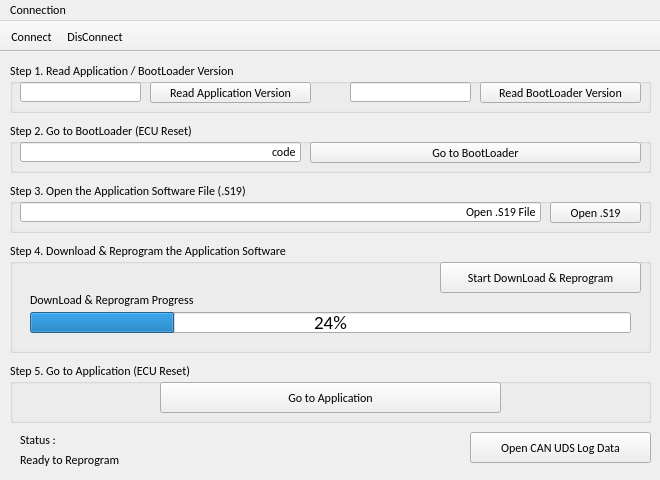
<?xml version="1.0" encoding="UTF-8"?>
<ui version="4.0">
 <class>MainWindow</class>
 <widget class="QMainWindow" name="MainWindow">
  <property name="geometry">
   <rect>
    <x>0</x>
    <y>0</y>
    <width>660</width>
    <height>480</height>
   </rect>
  </property>
  <property name="minimumSize">
   <size>
    <width>660</width>
    <height>480</height>
   </size>
  </property>
  <property name="maximumSize">
   <size>
    <width>660</width>
    <height>480</height>
   </size>
  </property>
  <property name="font">
   <font>
    <family>Calibri</family>
   </font>
  </property>
  <property name="windowTitle">
   <string>CAN Reprogram - Vector Hardware</string>
  </property>
  <property name="windowIcon">
   <iconset resource="resources.qrc">
    <normaloff>:/icon/logo_icon.ico</normaloff>:/icon/logo_icon.ico</iconset>
  </property>
  <property name="animated">
   <bool>true</bool>
  </property>
  <widget class="QWidget" name="centralwidget">
   <widget class="QPushButton" name="btn_OpenLog">
    <property name="geometry">
     <rect>
      <x>470</x>
      <y>380</y>
      <width>181</width>
      <height>31</height>
     </rect>
    </property>
    <property name="font">
     <font>
      <family>Calibri</family>
     </font>
    </property>
    <property name="text">
     <string>Open CAN UDS Log Data</string>
    </property>
   </widget>
   <widget class="QGroupBox" name="groupBox">
    <property name="geometry">
     <rect>
      <x>10</x>
      <y>10</y>
      <width>641</width>
      <height>51</height>
     </rect>
    </property>
    <property name="font">
     <font>
      <family>Calibri</family>
     </font>
    </property>
    <property name="title">
     <string>Step 1. Read Application / BootLoader Version</string>
    </property>
    <widget class="QPushButton" name="btn_ReadAppVer">
     <property name="geometry">
      <rect>
       <x>140</x>
       <y>20</y>
       <width>161</width>
       <height>21</height>
      </rect>
     </property>
     <property name="text">
      <string>Read Application Version</string>
     </property>
    </widget>
    <widget class="QLineEdit" name="lineEdit_AppVersion">
     <property name="geometry">
      <rect>
       <x>10</x>
       <y>20</y>
       <width>121</width>
       <height>20</height>
      </rect>
     </property>
     <property name="readOnly">
      <bool>true</bool>
     </property>
    </widget>
    <widget class="QPushButton" name="btn_ReadBootVer">
     <property name="geometry">
      <rect>
       <x>470</x>
       <y>20</y>
       <width>161</width>
       <height>21</height>
      </rect>
     </property>
     <property name="text">
      <string>Read BootLoader Version</string>
     </property>
    </widget>
    <widget class="QLineEdit" name="lineEdit_BootVersion">
     <property name="geometry">
      <rect>
       <x>340</x>
       <y>20</y>
       <width>121</width>
       <height>20</height>
      </rect>
     </property>
     <property name="readOnly">
      <bool>true</bool>
     </property>
    </widget>
   </widget>
   <widget class="QGroupBox" name="groupBox_2">
    <property name="geometry">
     <rect>
      <x>10</x>
      <y>70</y>
      <width>641</width>
      <height>51</height>
     </rect>
    </property>
    <property name="font">
     <font>
      <family>Calibri</family>
     </font>
    </property>
    <property name="title">
     <string>Step 2. Go to BootLoader (ECU Reset)</string>
    </property>
    <widget class="QPushButton" name="btn_GotoBoot">
     <property name="geometry">
      <rect>
       <x>300</x>
       <y>20</y>
       <width>331</width>
       <height>21</height>
      </rect>
     </property>
     <property name="text">
      <string>Go to BootLoader</string>
     </property>
    </widget>
    <widget class="QLineEdit" name="lineEdit_AccessCode">
     <property name="geometry">
      <rect>
       <x>10</x>
       <y>20</y>
       <width>281</width>
       <height>20</height>
      </rect>
     </property>
     <property name="layoutDirection">
      <enum>Qt::LeftToRight</enum>
     </property>
     <property name="text">
      <string>code</string>
     </property>
     <property name="maxLength">
      <number>4</number>
     </property>
     <property name="alignment">
      <set>Qt::AlignRight|Qt::AlignTrailing|Qt::AlignVCenter</set>
     </property>
     <property name="readOnly">
      <bool>false</bool>
     </property>
    </widget>
   </widget>
   <widget class="QGroupBox" name="groupBox_3">
    <property name="geometry">
     <rect>
      <x>10</x>
      <y>130</y>
      <width>641</width>
      <height>51</height>
     </rect>
    </property>
    <property name="font">
     <font>
      <family>Calibri</family>
     </font>
    </property>
    <property name="title">
     <string>Step 3. Open the Application Software File (.S19)</string>
    </property>
    <widget class="QPushButton" name="btn_Openfile">
     <property name="geometry">
      <rect>
       <x>540</x>
       <y>20</y>
       <width>91</width>
       <height>21</height>
      </rect>
     </property>
     <property name="text">
      <string>Open .S19</string>
     </property>
    </widget>
    <widget class="QLineEdit" name="lineEdit_S19FileLocation">
     <property name="geometry">
      <rect>
       <x>10</x>
       <y>20</y>
       <width>521</width>
       <height>20</height>
      </rect>
     </property>
     <property name="text">
      <string>Open .S19 File</string>
     </property>
     <property name="alignment">
      <set>Qt::AlignRight|Qt::AlignTrailing|Qt::AlignVCenter</set>
     </property>
     <property name="readOnly">
      <bool>true</bool>
     </property>
    </widget>
   </widget>
   <widget class="QGroupBox" name="groupBox_4">
    <property name="geometry">
     <rect>
      <x>10</x>
      <y>190</y>
      <width>641</width>
      <height>111</height>
     </rect>
    </property>
    <property name="font">
     <font>
      <family>Calibri</family>
     </font>
    </property>
    <property name="title">
     <string>Step 4. Download &amp;&amp; Reprogram the Application Software</string>
    </property>
    <widget class="QPushButton" name="btn_Start">
     <property name="geometry">
      <rect>
       <x>430</x>
       <y>20</y>
       <width>201</width>
       <height>31</height>
      </rect>
     </property>
     <property name="text">
      <string>Start DownLoad &amp;&amp; Reprogram</string>
     </property>
    </widget>
    <widget class="QLabel" name="label">
     <property name="geometry">
      <rect>
       <x>20</x>
       <y>50</y>
       <width>211</width>
       <height>16</height>
      </rect>
     </property>
     <property name="text">
      <string>DownLoad &amp; Reprogram Progress</string>
     </property>
    </widget>
    <widget class="QProgressBar" name="progressBarDN">
     <property name="geometry">
      <rect>
       <x>20</x>
       <y>70</y>
       <width>601</width>
       <height>21</height>
      </rect>
     </property>
     <property name="font">
      <font>
       <family>Calibri</family>
       <pointsize>14</pointsize>
       <weight>50</weight>
       <bold>false</bold>
      </font>
     </property>
     <property name="value">
      <number>24</number>
     </property>
    </widget>
   </widget>
   <widget class="QGroupBox" name="groupBox_5">
    <property name="geometry">
     <rect>
      <x>10</x>
      <y>310</y>
      <width>641</width>
      <height>61</height>
     </rect>
    </property>
    <property name="font">
     <font>
      <family>Calibri</family>
     </font>
    </property>
    <property name="title">
     <string>Step 5. Go to Application (ECU Reset)</string>
    </property>
    <widget class="QPushButton" name="btn_GotoApp">
     <property name="geometry">
      <rect>
       <x>150</x>
       <y>20</y>
       <width>341</width>
       <height>31</height>
      </rect>
     </property>
     <property name="text">
      <string>Go to Application</string>
     </property>
    </widget>
   </widget>
   <widget class="QLabel" name="label_2">
    <property name="geometry">
     <rect>
      <x>20</x>
      <y>380</y>
      <width>351</width>
      <height>16</height>
     </rect>
    </property>
    <property name="font">
     <font>
      <family>Calibri</family>
     </font>
    </property>
    <property name="text">
     <string>Status :</string>
    </property>
   </widget>
   <widget class="QLabel" name="label_Status">
    <property name="geometry">
     <rect>
      <x>20</x>
      <y>400</y>
      <width>441</width>
      <height>16</height>
     </rect>
    </property>
    <property name="font">
     <font>
      <family>Calibri</family>
     </font>
    </property>
    <property name="text">
     <string>Ready to Reprogram</string>
    </property>
   </widget>
  </widget>
  <widget class="QMenuBar" name="menubar">
   <property name="geometry">
    <rect>
     <x>0</x>
     <y>0</y>
     <width>660</width>
     <height>21</height>
    </rect>
   </property>
   <widget class="QMenu" name="menuConnection">
    <property name="title">
     <string>Connection</string>
    </property>
    <addaction name="actionConnect"/>
    <addaction name="actionDisConnect"/>
   </widget>
   <addaction name="menuConnection"/>
  </widget>
  <widget class="QToolBar" name="toolBar">
   <property name="windowTitle">
    <string>toolBar</string>
   </property>
   <property name="movable">
    <bool>false</bool>
   </property>
   <attribute name="toolBarArea">
    <enum>TopToolBarArea</enum>
   </attribute>
   <attribute name="toolBarBreak">
    <bool>false</bool>
   </attribute>
   <addaction name="actionConnect"/>
   <addaction name="actionDisConnect"/>
  </widget>
  <action name="actionConnect">
   <property name="enabled">
    <bool>true</bool>
   </property>
   <property name="icon">
    <iconset resource="resources.qrc">
     <normaloff>:/icon/DisConnect.ico</normaloff>:/icon/DisConnect.ico</iconset>
   </property>
   <property name="text">
    <string>Connect</string>
   </property>
  </action>
  <action name="actionDisConnect">
   <property name="checkable">
    <bool>false</bool>
   </property>
   <property name="checked">
    <bool>false</bool>
   </property>
   <property name="icon">
    <iconset resource="resources.qrc">
     <normaloff>:/icon/Connect.ico</normaloff>:/icon/Connect.ico</iconset>
   </property>
   <property name="text">
    <string>DisConnect</string>
   </property>
  </action>
 </widget>
 <resources>
  <include location="resources.qrc"/>
 </resources>
 <connections/>
</ui>
